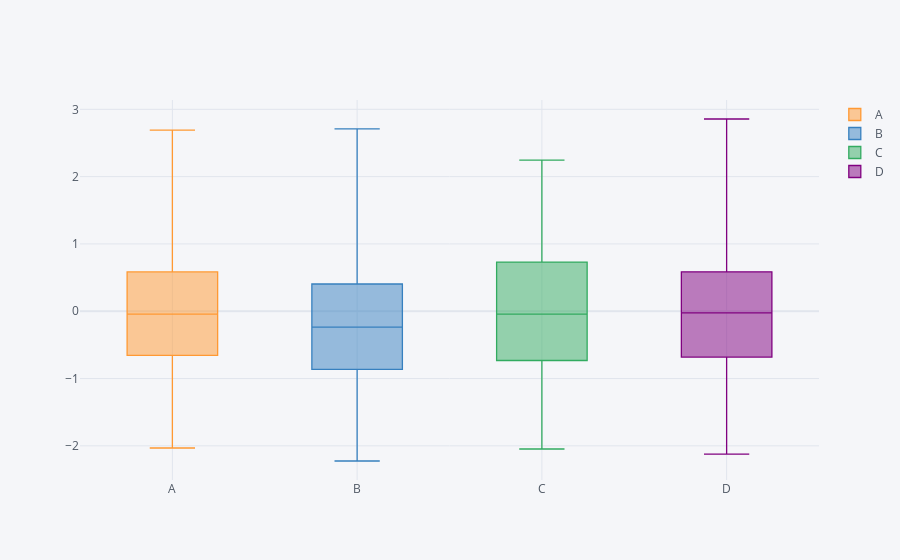

Notebook code for this chart:
### Markdown cell above
## Boxplots

### Code cell
df.iplot(kind='box')
